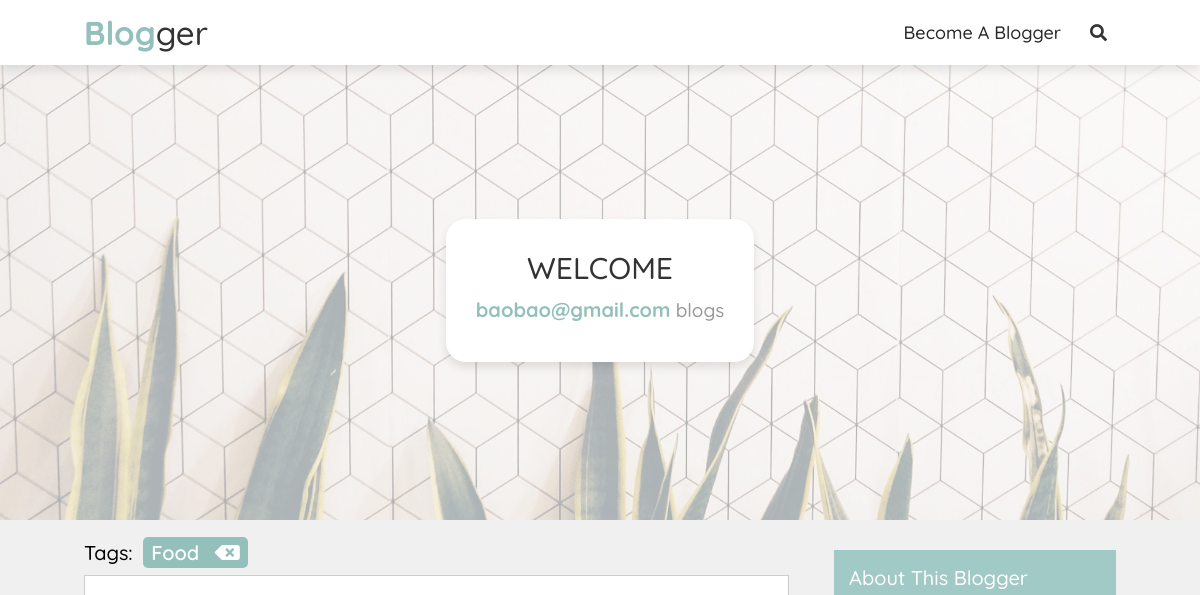
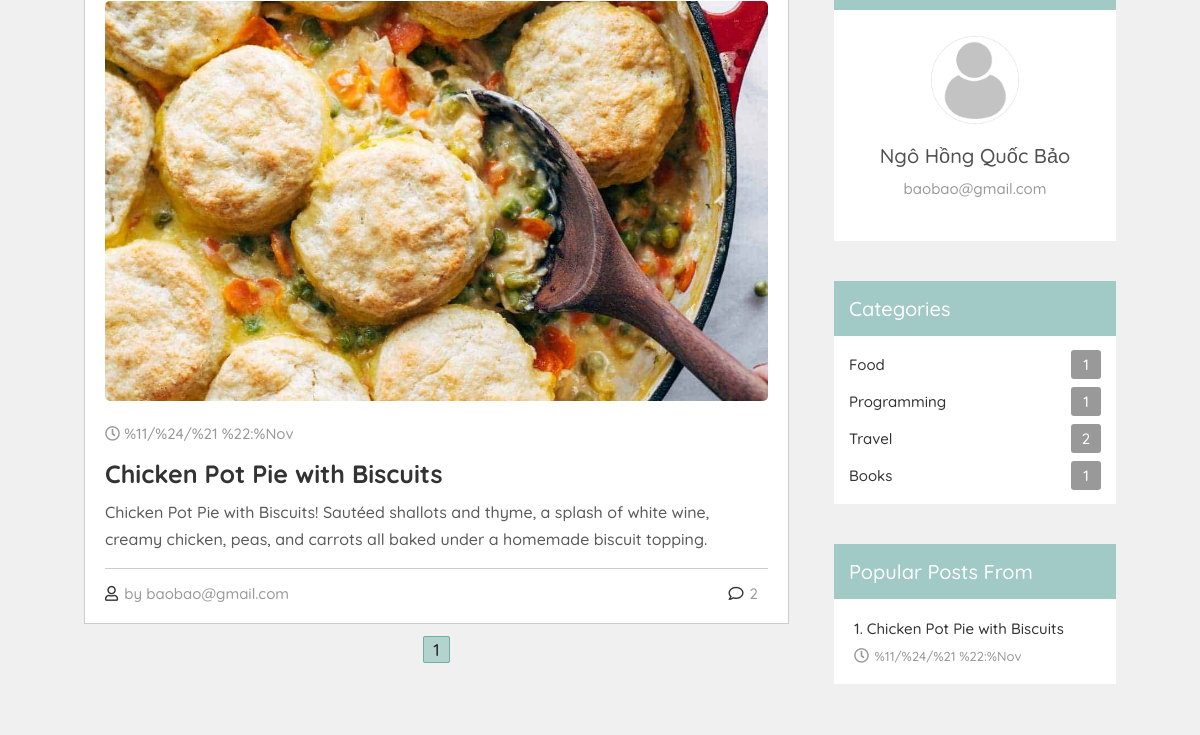
The page /blogger/baobao@gmail.com/?category=Food (upper part) on the database as committed earlier (2 pictures, top to bottom).
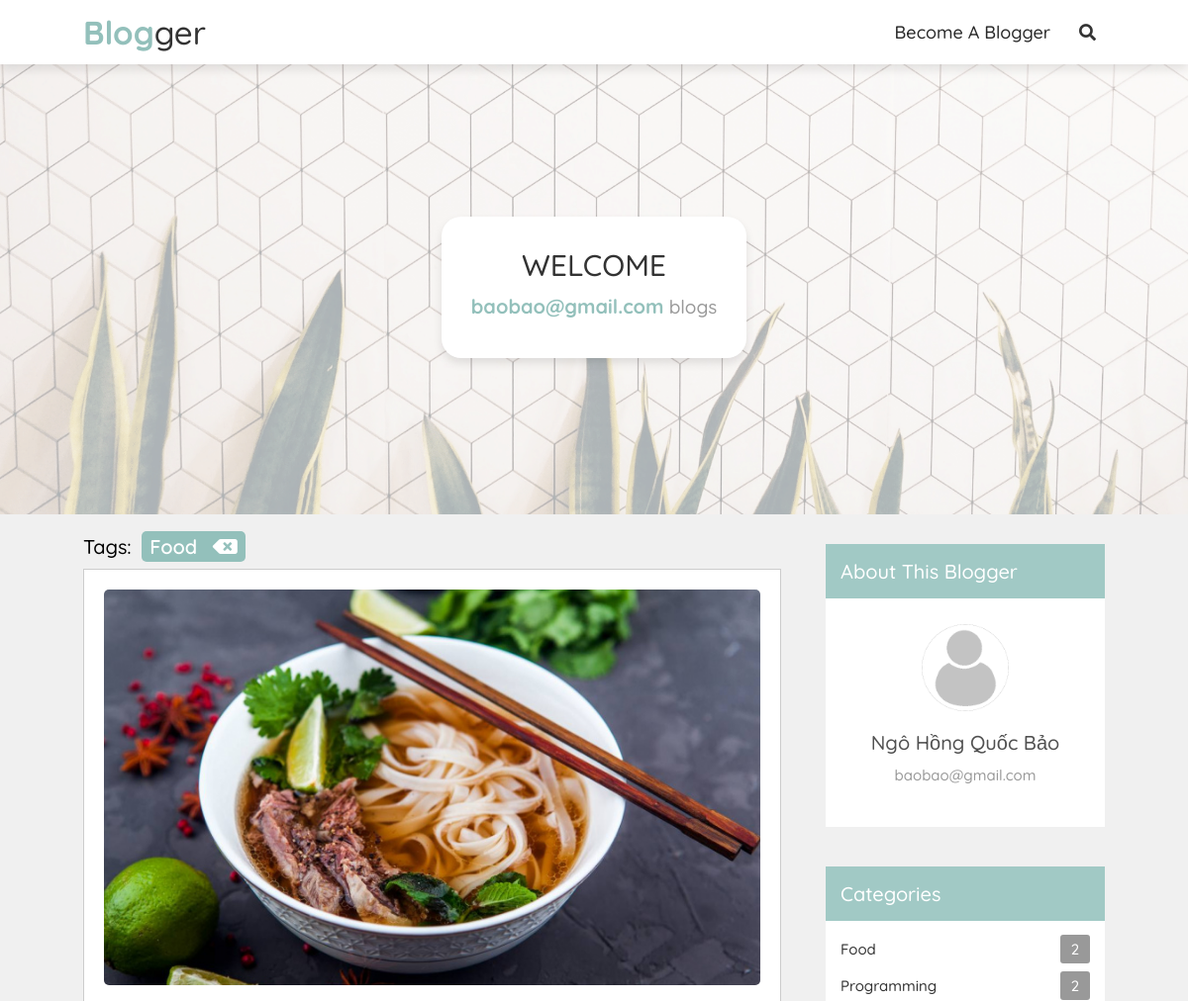
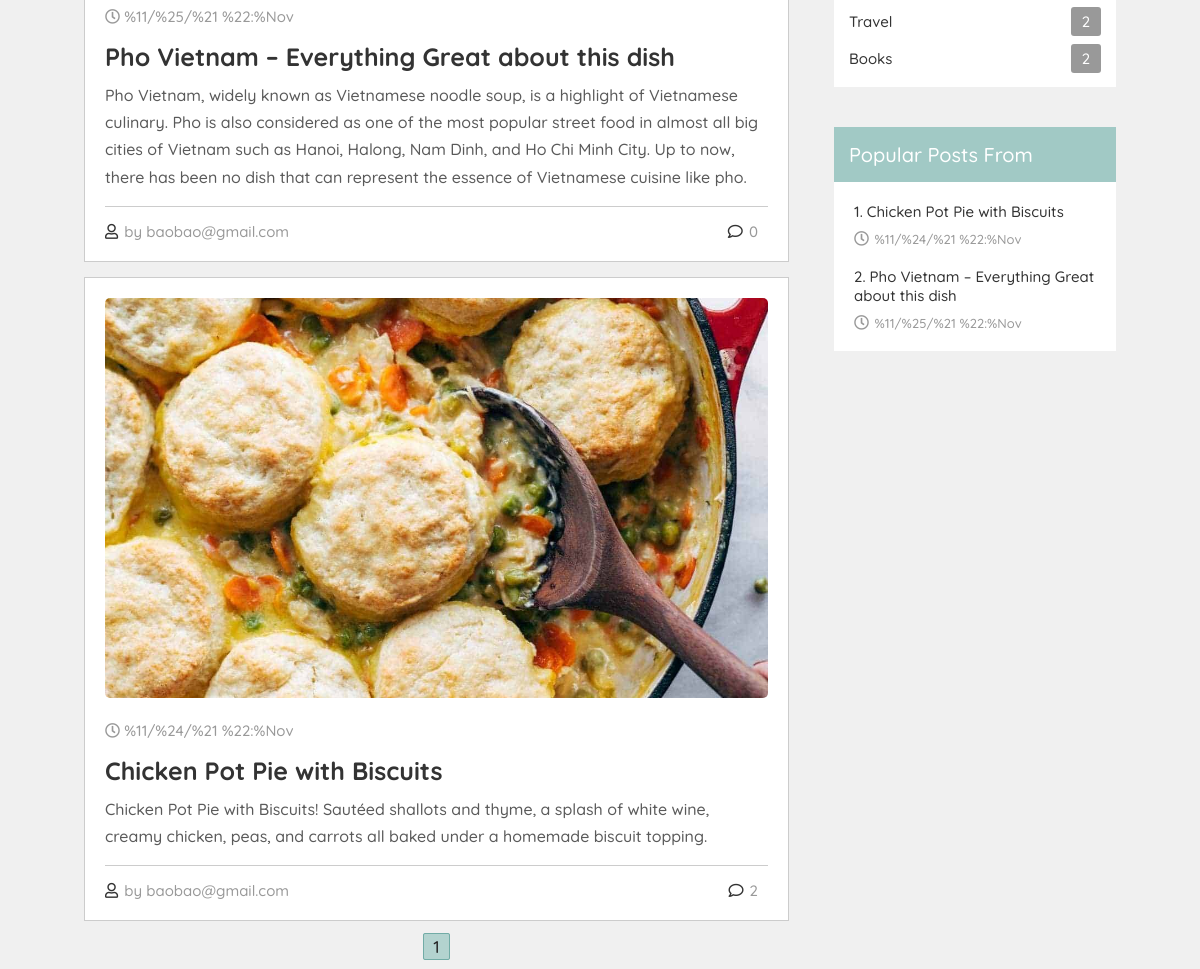
The same page on the database as committed later (2 pictures, top to bottom).
### blog/models.py (models this page shows, shortened)
class Post(models.Model):
    author = models.ForeignKey(User, on_delete=models.CASCADE)
    title = models.CharField(max_length=100)
    description = models.TextField(default="This is a post description")
    coverImage = models.ImageField(default="default_post.jpg", upload_to="posts/")
    content = models.TextField()
    category = models.ForeignKey(Category, on_delete=models.SET_NULL, null=True)
    dateCreated = models.DateTimeField(auto_now_add=True, null=True, blank=True)
    class Meta:
        ordering = ["-dateCreated"]

class Comment(models.Model):
    commentor = models.ForeignKey(User, on_delete=models.SET_NULL, null=True)
    post = models.ForeignKey(Post, on_delete=models.CASCADE)
    content = models.TextField()
    dateCreated = models.DateTimeField(auto_now_add=True)
    class Meta:
        ordering = ["-dateCreated"]

class Category(models.Model):
    name = models.CharField(max_length=100)

### account/models.py (models this page shows, shortened)
class User(AbstractBaseUser):
    email = models.EmailField(max_length=255, unique=True)
    admin = models.BooleanField(default=False)
    staff = models.BooleanField(default=False)
    timestamp = models.DateTimeField(auto_now_add=True)
    USERNAME_FIELD = "email"
    REQUIRED_FIELDS = []
    objects = UserManager()
    def __str__(self):
        return self.email

### blog/views.py (the view)
# urls.py: path("blogger/<str:email>/", views.bloggerHome, name="bloggerHome"),
def bloggerHome(request, email):
    try:
        blogger = User.objects.get(email=email)
    except User.DoesNotExist:
        return HttpResponse("Not exist")
    posts = Post.objects.filter(author=blogger)
    posts, tags, queryPath = filterPosts(request, posts)
    popularPosts = posts.annotate(num_comment=Count("comment")).order_by(
        "-num_comment"
    )[:5]
    categories = Category.objects.filter(post__author=blogger).annotate(
        total=Count("post")
    )
    posts = pagination(request, posts)
    context = {
        "blogger": blogger,
        "posts": posts,
        "tags": tags,
        "queryPath": queryPath,
        "categories": categories,
        "popularPosts": popularPosts,
    }
    return render(request, "my-blog.html", context)

### blog/views.py (called while the page is built, shortened)
def pagination(request, posts):
    page = request.GET.get("page", 1)
    paginator = Paginator(posts, 5)
    try:
        posts = paginator.page(page)
    except PageNotAnInteger:
        posts = paginator.page(1)
    except EmptyPage:
        posts = paginator.page(paginator.num_pages)
    return posts

def filterPosts(request, posts):
    tags = []
    queryPath = ""
    category = request.GET.get("category")
    if category:
        posts = posts.filter(category__name__icontains=category)
        tags.append({"query": "category", "value": category})
        queryPath += f"&category={category}"
    search = request.GET.get("search")
    return posts, tags, queryPath

### blog/templates/my-blog.html (shortened to what this page needs)
{% load static %}
<!DOCTYPE html>
<html lang="en">
    <head>
        <link
            rel="stylesheet"
            href="https://cdnjs.cloudflare.com/ajax/libs/font-awesome/5.15.3/css/all.min.css"
        />
        <link rel="stylesheet" href="{% static './css/home.css' %}" />
    </head>
    <body>
        {% include "components/navbar.html" %}
        <section class="banner individual" id="banner">
            <div class="content">
                <h3>Welcome</h3>
                <p> <span class="blogger">{{ blogger.email }}</span>  blogs</p>
            </div>
        </section>
        <section class="container" id="posts">
            {% include "components/postsContainer.html" %}
            <div class="sidebar">
                {% include "components/user-box.html" %}
                {% include "components/categories.html" %}
                <div class="box">
                    {% if request.user == blogger %}
                    <h3 class="title">My popular posts</h3>
                    {% else %}
                    <h3 class="title">popular posts from  </h3>
                    {% endif %}
                    <div class="p-post">
                        {% for post in popularPosts %}
                        <a href="{% url 'postDetail' post.id %}">
                            <h3>{{ forloop.counter }}. {{ post.title }}</h3>
                            <span>
                                <i class="far fa-clock"></i>
                                {{ post.dateCreated }}
                            </span>
                        </a>
                        {% endfor %}
                    </div>
                </div>
            </div>
        </section>
    </body>
</html>

### blog/templates/components/postsContainer.html (shortened to what this page needs)
{% load static %}
<link rel="stylesheet" href="{% static './css/home.css' %}" />
<div class="posts-container">
    <div class="tags" id="tags">
        {% if tags|length > 0 %}
        <p>
            Tags:
            {% for tag in tags %}
            <span class="tag" data-query="{{ tag.query }}">{{ tag.value }} <i class="fas fa-backspace"></i></span>
            {% endfor %}
        </p>
        {% endif %}
    </div>
    {% for post in posts %}
    <div class="post">
        <a href="{% url 'postDetail' post.id %}">
            <img
                src="{{ post.coverImage.url }}"
                alt="Cover Image"
                class="image"
            />
        </a>
        <div class="date">
            <i class="far fa-clock"></i>
            <span>{{ post.dateCreated }}</span>
        </div>
        <h3 class="title">{{ post.title }}</h3>
        <p class="text">{{ post.description }}</p>
        <div class="links">
            <a
                href="{% url 'bloggerHome' post.author.email %}"
                class="user"
            >
                <i class="far fa-user"></i>
                <span>by {{ post.author }}</span>
            </a>
            <a href="{% url 'postDetail' post.id  %}#comments" class="icon">
                <i class="far fa-comment"></i>
                <span>{{ post.comment_set.all|length }}</span>
            </a>
        </div>
    </div>
    {% empty %}
    <h1 id="no-post">No post found</h1>
    {% endfor %}
    {% if posts|length > 0 %}
    <div class="posts-indicators">
        {% for i in posts.paginator.page_range %}
        {% if posts.number == i %}
        <a href="?page={{ i }}{{ queryPath }}"><span class="number active">{{ i }}</span></a>
        {% else %}
        <a href="?page={{ i }}{{ queryPath }}"><span class="number">{{ i }}</span></a>
        {% endif %}
        {% endfor %}
    </div>
    {% endif %}
</div>

### blog/templates/components/categories.html
{% load static %}
<link rel="stylesheet" href="{% static './css/home.css' %}" />
<div class="box" style="margin-top: 1rem;">
    <h3 class="title">categories</h3>
    <div class="category">
        {% for category in categories %}
        {% if category.post_set.all|length > 0 %}
            {% if 'blogger' in  request.path %}
            <a href="{% url 'bloggerHome' blogger.email %}?category={{ category.name }}#posts">
                {{ category.name }}
                <span>{{ category.total }}</span>
            </a>
            {% else %}
            <a href="{% url 'home' %}?category={{ category.name }}#posts">
                {{ category.name }}
                <span>{{ category.post_set.all|length }}</span>
            </a>
            {% endif %}
        {% endif %}
        {% endfor %}
    </div>
</div>

Rows that differ between the two databases and show on the page:
added Post: coverImage (picture), dateCreated "%11/%25/%21 %22:%Nov", title "Pho Vietnam – Everything Great about this dish", description "Pho Vietnam, widely known as Vietnamese noodle soup, is a highlight of Vietnamese culinary. Pho is also considered as one of the most popular street food in almost all big cities of Vietnam such as Hanoi, Halong, Nam Dinh, and Ho Chi Minh City. Up to now, there has been no dish that can represent the essence of Vietnamese cuisine like pho.", author "baobao@gmail.com", comment_set.all|length "0"
computed for Category "Food": total "1" → "2"
computed for Category "Programming": total "1" → "2"
computed for Category "Books": total "1" → "2"
